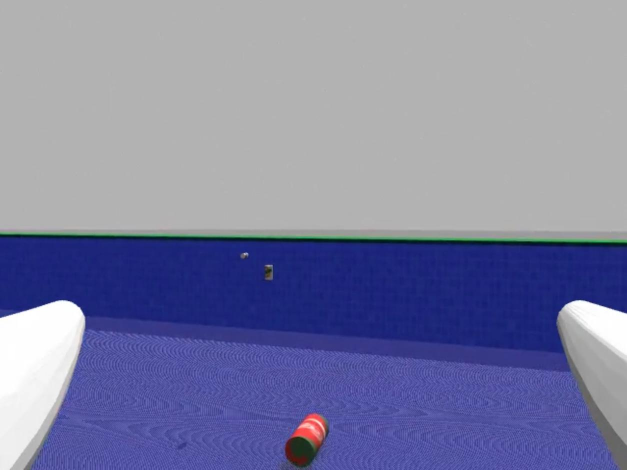
#> input picture data_create/sim_test_images/Screenshot from 2024-07-14 23-14-28.jpg, 1254 x 940 px (shown at 1/2 size); its folder holds only this picture in this run
$ python box.py
#> lines starting #> are read from the running program, lines starting #| are printed output that depends on the picture
import cv2
import os

# Global variables
image = None
original_image = None
bounding_boxes = []
start_point = None
drawing = False
current_class = 0
colors = [(0, 255, 0), (255, 0, 0), (0, 0, 255)]  # Colors for different classes
target_width = 640
target_height = 640

# Mouse callback function to draw bounding boxes
def draw_bounding_box(event, x, y, flags, param):
    global image, start_point, drawing, bounding_boxes, current_class

    if event == cv2.EVENT_LBUTTONDOWN:
        start_point = (x, y)
        drawing = True

    elif event == cv2.EVENT_MOUSEMOVE:
        if drawing:
            img_copy = image.copy()
            cv2.rectangle(img_copy, start_point, (x, y), colors[current_class], 2)
            cv2.imshow('Image', img_copy)

    elif event == cv2.EVENT_LBUTTONUP:
        drawing = False
        end_point = (x, y)
        bounding_boxes.append((start_point, end_point, current_class))
        cv2.rectangle(image, start_point, end_point, colors[current_class], 2)
        cv2.imshow('Image', image)

def save_annotations(image_path, bounding_boxes):
    height, width, _ = image.shape
    labels_dir = os.path.join(os.path.dirname(image_path), 'labels')
    os.makedirs(labels_dir, exist_ok=True)
    annotation_file = os.path.join(labels_dir, os.path.basename(image_path).replace('.jpg', '.txt'))

    with open(annotation_file, 'w') as file:
        for box in bounding_boxes:
            (x1, y1), (x2, y2), class_label = box
            center_x = (x1 + x2) / 2 / width
            center_y = (y1 + y2) / 2 / height
            bbox_width = (x2 - x1) / width
            bbox_height = (y2 - y1) / height
            file.write(f"{class_label} {center_x} {center_y} {bbox_width} {bbox_height}\n")

def process_image(image_path):
    global image, original_image, bounding_boxes, current_class
    image = cv2.imread(image_path)
#> image is the input picture: shape (940, 1254, 3); mean B, G, R 162.6, 129.2, 126.8
    image = cv2.resize(image, (target_width, target_height))
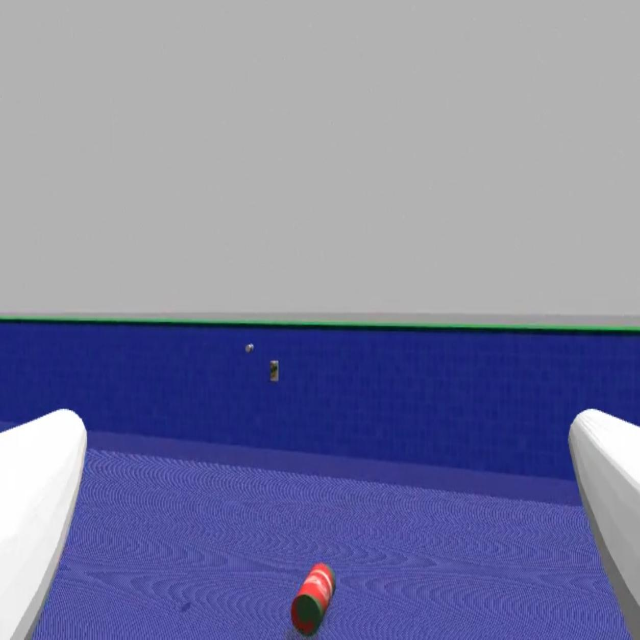
#> image: shape (640, 640, 3); mean B, G, R 162.6, 129.1, 126.7
    original_image = image.copy()
    bounding_boxes = []
    cv2.namedWindow('Image')
    cv2.setMouseCallback('Image', draw_bounding_box)

    while True:
        img_copy = image.copy()
        cv2.putText(img_copy, f"Current class: {current_class} (Press '1', '2', '3' to change)", (10, 30), cv2.FONT_HERSHEY_SIMPLEX, 1, (255, 255, 255), 2, cv2.LINE_AA)
        cv2.putText(img_copy, "Press 's' to save, 'n' for next, 'u' to undo, 'q' to quit", (10, 60), cv2.FONT_HERSHEY_SIMPLEX, 1, (255, 255, 255), 2, cv2.LINE_AA)
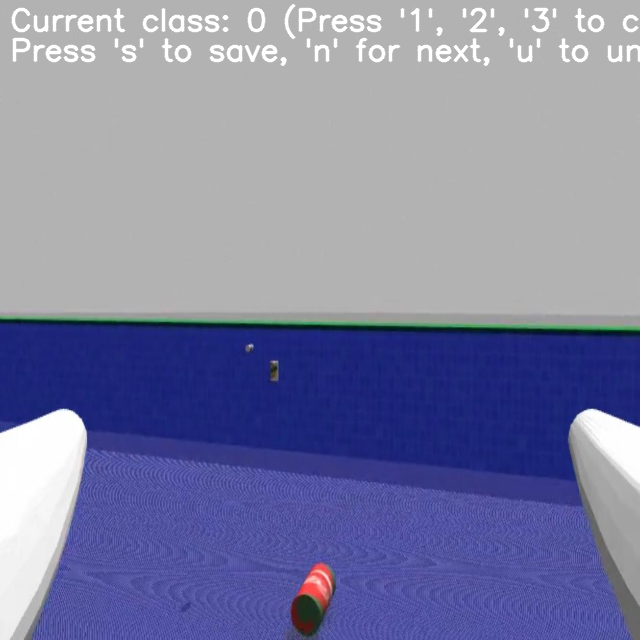
#> img_copy: shape (640, 640, 3); mean B, G, R 164, 130.5, 128.1
        cv2.imshow('Image', img_copy)
        key = cv2.waitKey(1) & 0xFF
#> (key q is pressed here)

        if key == ord('q'):
            return False
        elif key == ord('s'):
            save_annotations(image_path, bounding_boxes)
            print(f"Annotations saved for {image_path}.")
        elif key == ord('n'):
            save_annotations(image_path, bounding_boxes)
            print(f"Annotations saved for {image_path}.")
            break
        elif key == ord('u'):
            if bounding_boxes:
                bounding_boxes.pop()
                image = original_image.copy()
                for box in bounding_boxes:
                    (x1, y1), (x2, y2), class_label = box
                    cv2.rectangle(image, (x1, y1), (x2, y2), colors[class_label], 2)
                print("Last bounding box undone.")
        elif key == ord('1'):
            current_class = 0
        elif key == ord('2'):
            current_class = 1
        elif key == ord('3'):
            current_class = 2

    cv2.destroyAllWindows()
    return True

def main(folder_path):
    image_files = [f for f in os.listdir(folder_path) if f.endswith('.jpg')]
    for image_file in image_files:
        image_path = os.path.join(folder_path, image_file)
        print(f"Processing {image_path}")
        if not process_image(image_path):
            break

if __name__ == "__main__":
    folder_path = "sim_test_images"  # Change this to the path of your folder
    main(folder_path)
